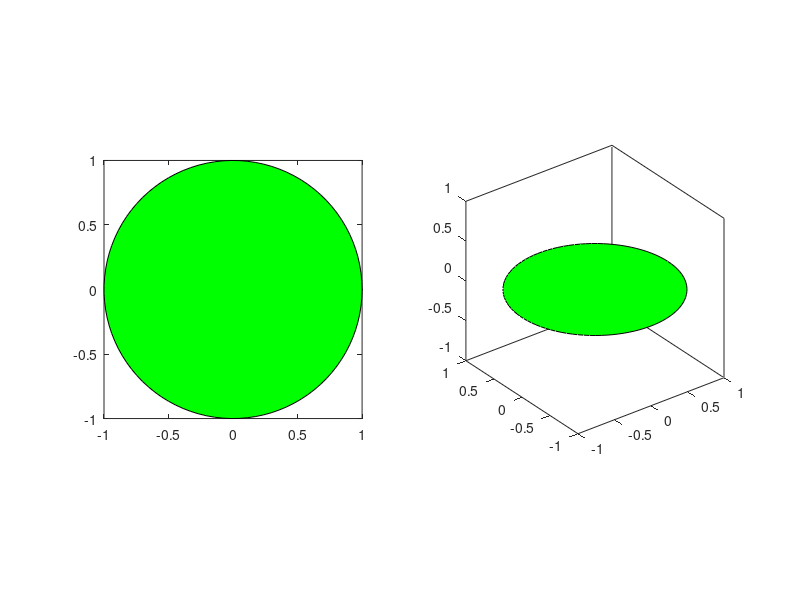

Write the MATLAB code that produced this figure.
%---script file to draw a filled circle and view it in 3D---
theta = linspace(0, 2*pi, 100); 
x = cos(theta);
y = sin(theta); 
subplot(1, 2, 1)
fill(x, y, 'g'), axis('square')
subplot(1, 2, 2)
fill(x, y, 'g'), axis('square')
% view as 3D 
view(3)